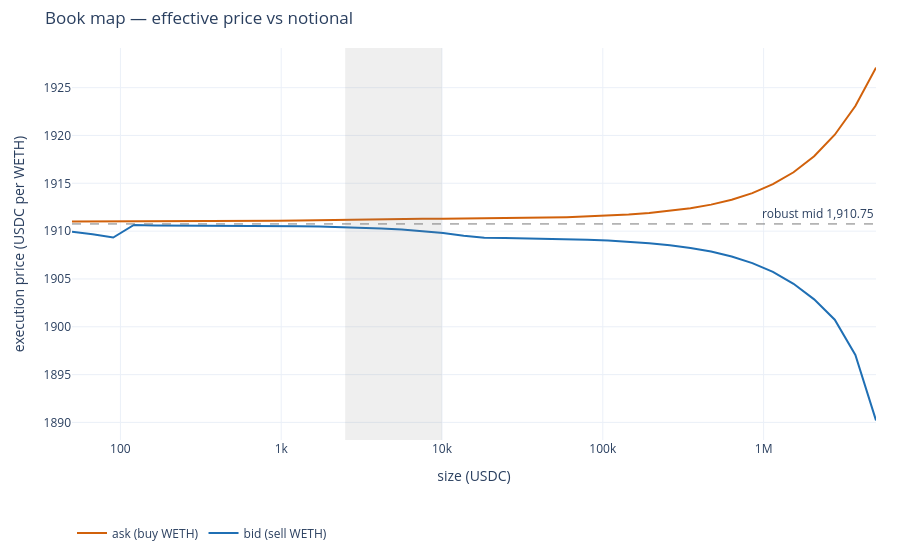
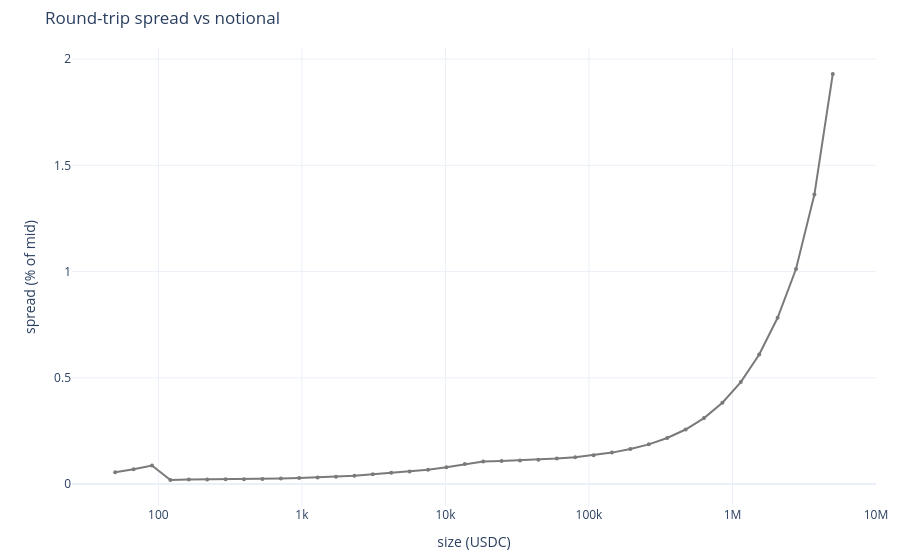

Notebook source saved alongside these figures, in order:
### Markdown cell above
Diamonds are anchored measurements; the line is the bulk sweep. The shaded band
in the book map below is the depth range the robust mid is voted from.

### Code cell
book_map_figure(
    rows, snapshot.robust_mid, token_symbol=TOKEN_SYMBOL, numeraire_symbol=NUMERAIRE_SYMBOL
).show()
spread_curve_figure(rows, snapshot.robust_mid, numeraire_symbol=NUMERAIRE_SYMBOL).show()

### Figure 1 — Plotly figure (JSON) as saved in the notebook; plotly's stock layout.template omitted (floating-point values rounded to 4 significant figures)
{"data": [{"line": {"color": "#d1610b", "width": 2}, "mode": "lines", "name": "ask (buy WETH)", "x": [50.0, 67.17, 90.24, 121.2, 162.8, 218.8, 293.9, 394.8, 530.4, 712.5, 957.2, 1286.0, 1728.0, 2321.0, 3118.0, 4188.0, 5627.0, 7559.0, 10150.0, 13640.0, 18330.0, 24620.0, 33070.0, 44430.0, 59690.0, 80190.0, 107700.0, 144700.0, 194400.0, 261200.0, 350900.0, 471300.0, 633200.0, 850600.0, 1143000.0, 1535000.0, 2062000.0, 2771000.0, 3722000.0, 5000000.0], "y": [1911.0, 1911.0, 1911.0, 1911.0, 1911.0, 1911.0, 1911.0, 1911.0, 1911.0, 1911.0, 1911.0, 1911.0, 1911.0, 1911.0, 1911.0, 1911.0, 1911.0, 1911.0, 1911.0, 1911.0, 1911.0, 1911.0, 1911.0, 1911.0, 1911.0, 1912.0, 1912.0, 1912.0, 1912.0, 1912.0, 1912.0, 1913.0, 1913.0, 1914.0, 1915.0, 1916.0, 1918.0, 1920.0, 1923.0, 1927.0], "type": "scatter"}, {"line": {"color": "#1f6fb4", "width": 2}, "mode": "lines", "name": "bid (sell WETH)", "x": [50.0, 67.17, 90.24, 121.2, 162.8, 218.8, 293.9, 394.8, 530.4, 712.5, 957.2, 1286.0, 1728.0, 2321.0, 3118.0, 4188.0, 5627.0, 7559.0, 10150.0, 13640.0, 18330.0, 24620.0, 33070.0, 44430.0, 59690.0, 80190.0, 107700.0, 144700.0, 194400.0, 261200.0, 350900.0, 471300.0, 633200.0, 850600.0, 1143000.0, 1535000.0, 2062000.0, 2771000.0, 3722000.0, 5000000.0], "y": [1910.0, 1910.0, 1909.0, 1911.0, 1911.0, 1911.0, 1911.0, 1911.0, 1911.0, 1911.0, 1911.0, 1911.0, 1910.0, 1910.0, 1910.0, 1910.0, 1910.0, 1910.0, 1910.0, 1910.0, 1909.0, 1909.0, 1909.0, 1909.0, 1909.0, 1909.0, 1909.0, 1909.0, 1909.0, 1909.0, 1908.0, 1908.0, 1907.0, 1907.0, 1906.0, 1904.0, 1903.0, 1901.0, 1897.0, 1890.0], "type": "scatter"}], "layout": {"annotations": [{"showarrow": false, "text": "robust-mid band", "x": 2500.0, "xanchor": "left", "xref": "x", "y": 1, "yanchor": "top", "yref": "y domain"}, {"showarrow": false, "text": "robust mid 1,910.75", "x": 1, "xanchor": "right", "xref": "x domain", "y": 1911.0, "yanchor": "bottom", "yref": "y"}], "hovermode": "x unified", "legend": {"orientation": "h", "y": -0.2}, "margin": {"b": 48, "l": 72, "r": 24, "t": 48}, "shapes": [{"fillcolor": "#7a7a7a", "line": {"width": 0}, "opacity": 0.12, "type": "rect", "x0": 2500.0, "x1": 10000.0, "xref": "x", "y0": 0, "y1": 1, "yref": "y domain"}, {"line": {"color": "#7a7a7a", "dash": "dash", "width": 1}, "type": "line", "x0": 0, "x1": 1, "xref": "x domain", "y0": 1911.0, "y1": 1911.0, "yref": "y"}], "title": {"text": "Book map — effective price vs notional"}, "xaxis": {"dtick": 1, "tickformat": "~s", "title": {"text": "size (USDC)"}, "type": "log"}, "yaxis": {"title": {"text": "execution price (USDC per WETH)"}}}}

### Figure 2 — Plotly figure (JSON) as saved in the notebook; plotly's stock layout.template omitted (floating-point values rounded to 4 significant figures)
{"data": [{"line": {"color": "#7a7a7a", "width": 2}, "marker": {"size": 4}, "mode": "lines+markers", "name": "ask - bid", "x": [50.0, 67.17, 90.24, 121.2, 162.8, 218.8, 293.9, 394.8, 530.4, 712.5, 957.2, 1286.0, 1728.0, 2321.0, 3118.0, 4188.0, 5627.0, 7559.0, 10150.0, 13640.0, 18330.0, 24620.0, 33070.0, 44430.0, 59690.0, 80190.0, 107700.0, 144700.0, 194400.0, 261200.0, 350900.0, 471300.0, 633200.0, 850600.0, 1143000.0, 1535000.0, 2062000.0, 2771000.0, 3722000.0, 5000000.0], "y": [0.05603, 0.06942, 0.0874, 0.0188, 0.02138, 0.02185, 0.02249, 0.02334, 0.02449, 0.02603, 0.0281, 0.03088, 0.03462, 0.03964, 0.04638, 0.05284, 0.05916, 0.06765, 0.07906, 0.09437, 0.1061, 0.1082, 0.111, 0.1148, 0.1199, 0.1267, 0.1359, 0.1482, 0.1647, 0.1869, 0.2168, 0.2569, 0.3107, 0.3829, 0.4799, 0.6101, 0.7829, 1.012, 1.363, 1.93], "type": "scatter"}], "layout": {"hovermode": "x unified", "legend": {"orientation": "h", "y": -0.2}, "margin": {"b": 48, "l": 72, "r": 24, "t": 48}, "title": {"text": "Round-trip spread vs notional"}, "xaxis": {"dtick": 1, "tickformat": "~s", "title": {"text": "size (USDC)"}, "type": "log"}, "yaxis": {"title": {"text": "spread (% of mid)"}}}}
